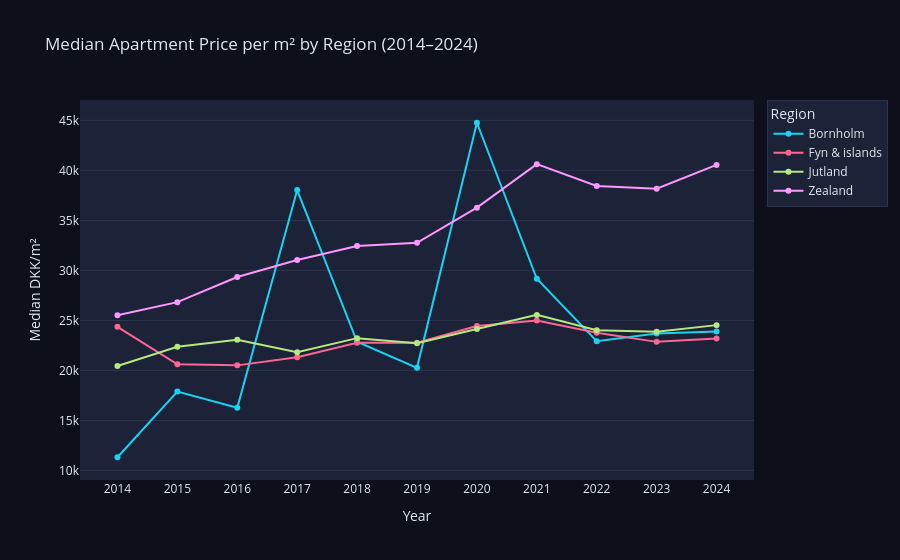

The code cell stored with this chart in its notebook:
### Markdown cell above
---
## 3. Data Analysis

This section covers three analytical strands:
1. **Temporal price trends** by region (2014–2024)
2. **Price inequality** over time — are the cheapest and most expensive areas diverging?
3. **Affordability near Copenhagen** — which zip codes within 50 km remain below the national median in 2024?

The geographic analysis reuses the zip code geocoding approach established in `Assignment_A.ipynb` (pgeocode library). A custom haversine function computes straight-line distance from Copenhagen city centre (55.676°N, 12.568°E).

### Code cell
# 3a. Temporal price trends by region
yearly_region = df.groupby(['year', 'region'])['sqm_price'].median().reset_index()
yearly_region.columns = ['year', 'region', 'median_sqm_price']

region_colors = {
    'Capital Region': '#16c79a',
    'Region Zealand': '#e94560',
    'Region of Southern Denmark': '#f5a623',
    'Central Denmark Region': '#7b68ee',
    'North Denmark Region': '#00bcd4'
}

fig_trends = px.line(
    yearly_region,
    x='year', y='median_sqm_price', color='region',
    title='Median Apartment Price per m² by Region (2014–2024)',
    labels={'median_sqm_price': 'Median DKK/m²', 'year': 'Year', 'region': 'Region'},
    markers=True,
    color_discrete_map=region_colors
)
fig_trends.update_layout(
    plot_bgcolor='#1c2237',
    paper_bgcolor='#0d0f1a',
    font_color='#e2e8f0',
    legend=dict(bgcolor='#1c2237', bordercolor='#2a3350', borderwidth=1),
    yaxis=dict(showgrid=True, gridcolor='#2a3350'),
    xaxis=dict(showgrid=False, dtick=1)
)
fig_trends.show()

### Figure 1 — Plotly figure (JSON) as saved in the notebook; plotly's stock layout.template omitted (floating-point values rounded to 4 significant figures)
{"data": [{"hovertemplate": "Region=Bornholm<br>Year=%{x}<br>Median DKK/m²=%{y}<extra></extra>", "legendgroup": "Bornholm", "line": {"color": "#19d3f3", "dash": "solid"}, "marker": {"symbol": "circle"}, "mode": "lines+markers", "name": "Bornholm", "orientation": "v", "showlegend": true, "type": "scatter", "x": [2014, 2015, 2016, 2017, 2018, 2019, 2020, 2021, 2022, 2023, 2024], "xaxis": "x", "y": [11320.0, 17890.0, 16270.0, 38040.0, 22870.0, 20260.0, 44760.0, 29170.0, 22920.0, 23700.0, 23900.0], "yaxis": "y"}, {"hovertemplate": "Region=Fyn & islands<br>Year=%{x}<br>Median DKK/m²=%{y}<extra></extra>", "legendgroup": "Fyn & islands", "line": {"color": "#FF6692", "dash": "solid"}, "marker": {"symbol": "circle"}, "mode": "lines+markers", "name": "Fyn & islands", "orientation": "v", "showlegend": true, "type": "scatter", "x": [2014, 2015, 2016, 2017, 2018, 2019, 2020, 2021, 2022, 2023, 2024], "xaxis": "x", "y": [24360.0, 20610.0, 20510.0, 21320.0, 22760.0, 22770.0, 24440.0, 25000.0, 23770.0, 22860.0, 23190.0], "yaxis": "y"}, {"hovertemplate": "Region=Jutland<br>Year=%{x}<br>Median DKK/m²=%{y}<extra></extra>", "legendgroup": "Jutland", "line": {"color": "#B6E880", "dash": "solid"}, "marker": {"symbol": "circle"}, "mode": "lines+markers", "name": "Jutland", "orientation": "v", "showlegend": true, "type": "scatter", "x": [2014, 2015, 2016, 2017, 2018, 2019, 2020, 2021, 2022, 2023, 2024], "xaxis": "x", "y": [20450.0, 22370.0, 23080.0, 21820.0, 23230.0, 22720.0, 24140.0, 25560.0, 24020.0, 23860.0, 24530.0], "yaxis": "y"}, {"hovertemplate": "Region=Zealand<br>Year=%{x}<br>Median DKK/m²=%{y}<extra></extra>", "legendgroup": "Zealand", "line": {"color": "#FF97FF", "dash": "solid"}, "marker": {"symbol": "circle"}, "mode": "lines+markers", "name": "Zealand", "orientation": "v", "showlegend": true, "type": "scatter", "x": [2014, 2015, 2016, 2017, 2018, 2019, 2020, 2021, 2022, 2023, 2024], "xaxis": "x", "y": [25520.0, 26830.0, 29340.0, 31030.0, 32430.0, 32760.0, 36270.0, 40620.0, 38440.0, 38170.0, 40550.0], "yaxis": "y"}], "layout": {"font": {"color": "#e2e8f0"}, "legend": {"bgcolor": "#1c2237", "bordercolor": "#2a3350", "borderwidth": 1, "title": {"text": "Region"}, "tracegroupgap": 0}, "paper_bgcolor": "#0d0f1a", "plot_bgcolor": "#1c2237", "title": {"text": "Median Apartment Price per m² by Region (2014–2024)"}, "xaxis": {"anchor": "y", "domain": [0, 1], "dtick": 1, "showgrid": false, "title": {"text": "Year"}}, "yaxis": {"anchor": "x", "domain": [0, 1], "gridcolor": "#2a3350", "showgrid": true, "title": {"text": "Median DKK/m²"}}}}
